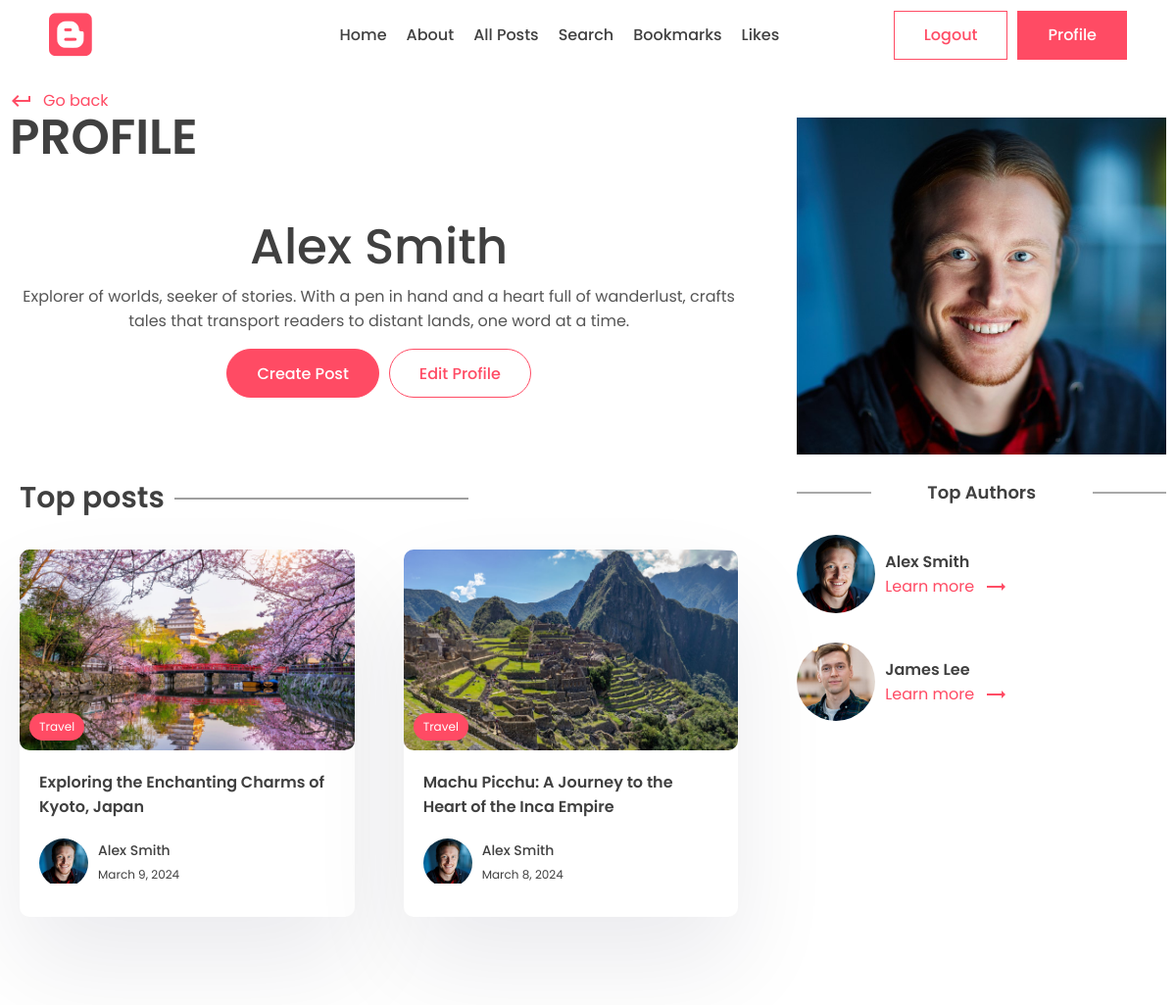
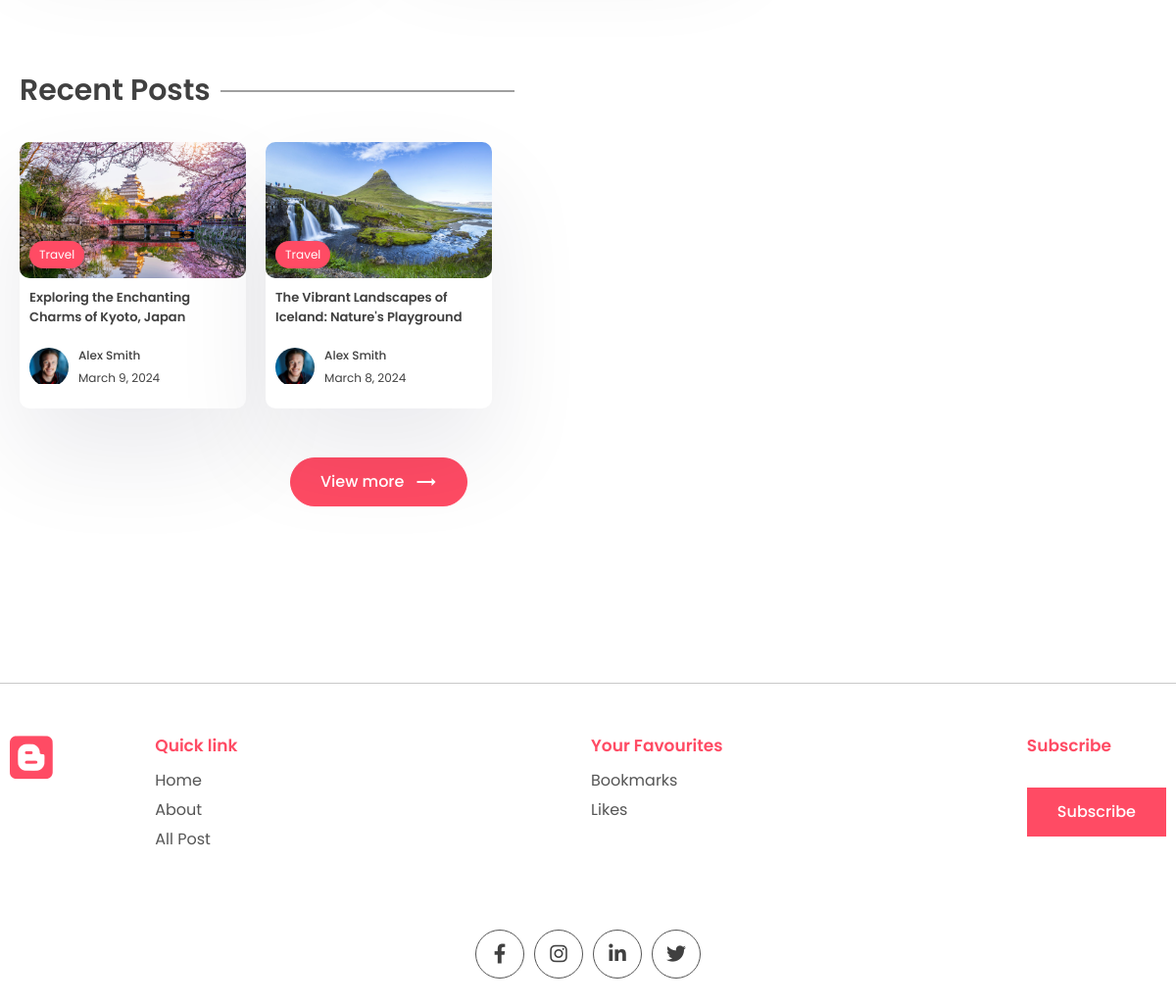
Page /accounts/profile/alex/ (signed in) on the committed database (2 pictures, top to bottom).
### accounts/models.py (models this page shows, shortened)
class Profile(models.Model):
    user = models.OneToOneField(User, on_delete=models.CASCADE)
    profile_image = models.ImageField(null=True, blank=True, upload_to="images/")
    slug = models.SlugField(max_length=200, unique=True)
    bio = models.CharField(null=True, blank=True, max_length=200)
    def full_name(self):
        return f'{self.user.first_name} {self.user.last_name}'

### posts/models.py (models this page shows, shortened)
class Post(models.Model):
    title = models.CharField(max_length=200)
    content = models.TextField()
    last_updated = models.DateTimeField(auto_now=True)
    slug = models.SlugField(max_length=200, unique=True)
    image = models.ImageField(null=True, blank=True, upload_to="images/")
    tags = models.ManyToManyField(Tag, blank=True, related_name='post')
    view_count = models.IntegerField(null=True, blank=True)
    is_featured = models.BooleanField(default=False)
    author = models.ForeignKey(User, on_delete=models.CASCADE, null=True, blank=True)
    bookmarks = models.ManyToManyField(User, related_name="bookmarks", default=None, blank=True)
    likes = models.ManyToManyField(User, related_name="likes", default=None, blank=True)

class Tag(models.Model):
    name = models.CharField(max_length=100)
    description = models.CharField(max_length=100)
    slug = models.SlugField(max_length=200, unique=True)

### accounts/views.py (the view)
# urls.py: path('profile/<slug:slug>/', views.profile, name='profile'),
@login_required
def profile(request, slug):
    posts = Post.objects.filter(author=request.user)
    top_posts = Post.objects.filter(author = request.user).order_by('-view_count')[0:2]
    recent_posts = Post.objects.filter(author = request.user).order_by('-last_updated')[0:2]
    top_authors = User.objects.annotate(number=Count('post')).order_by('-number')[0:2]
    context = {
        'user': request.user,
        'posts': posts,
        'top_posts': top_posts,
        'recent_posts': recent_posts,
        'top_authors':top_authors,
    }
    return render(request, 'accounts/profile.html', context)

### accounts/templates/accounts/profile.html (shortened to what this page needs)
{% extends "base.html" %}
{% load static %}
{% block content %}
    <main>
      <div class="container">
        <div class="layout">
          <div class="left">
            <div class="page-top">
              <div class="top flex">
                <div class="page-name">
                  <a href="#" class="learn" onclick="window.history.back()">
                    <span class="material-icons"> keyboard_return </span> Go
                    back
                  </a>
                  <h1>Profile</h1>
                </div>
              </div>
            </div>
            <center>
              <div class="typo">
                <h1 class="title">{{user.profile.full_name}}</h1>
                <p>
                  {{user.profile.bio}}
                </p>
              </div>
              <div class="action-btn-container">
                <div class="action-btn">
                  <a href="{% url 'create_post' %}" class="btn btn-primary rounded">Create Post</a>
                  <a href="{% url 'edit_profile' user.profile.slug %}" class="btn btn-secondary rounded">Edit Profile</a>
                </div>
              </div>
            </center>
            <section class="sp">
              <div class="container">
                <h1 class="sec-title">Top posts</h1>
                <div class="grid-2 blog">
                  {% for post in top_posts %}
                    <a href="{% url "post_page" post.slug %}">
                      <div class="card">
                        <div class="post-img">
                          <img src="{{post.image.url}}" alt="" />
                          <div class="tag">{{post.tags.all.0.name}}</div>
                        </div>
                        <div class="card-content">
                          <h3>
                            {{post.title}}
                          </h3>
                          <div class="author">
                            <div class="profile-pic">
                              {% if post.author.profile.profile_image %}
                              <img src="{{post.author.profile.profile_image.url}}" alt="" />
                              {% else %}
                              <img src="{% static "images/blank-profile.webp" %}" alt="blank Image">
                              {% endif %}
                            </div>
                            <div class="details">
                              <p>{{post.author.profile.full_name}}</p>
                              <small>{{post.last_updated|date}}</small>
                            </div>
                          </div>
                        </div>
                      </div>
                    </a>
                    {% empty %}
                    <p>Nothing to show here</p>
                  {% endfor %}
                </div>
              </div>
            </section>
            <section class="sp">
              <div class="container">
                <h1 class="sec-title">Recent Posts</h1>
                <div class="grid-3 blog-grid">
                  {% for post in recent_posts %}
                    <a href="{% url "post_page" post.slug %}">
                      <div class="card">
                        <div class="post-img">
                          <img src="{{post.image.url}}" alt="" />
                          <div class="tag">{{post.tags.all.0.name}}</div>
                        </div>
                        <div class="card-content">
                          <h3>
                            {{post.title}}
                          </h3>
                          <div class="author">
                            <div class="profile-pic">
                              {% if post.author.profile.profile_image %}
                              <img src="{{post.author.profile.profile_image.url}}" alt="" />
                              {% else %}
                              <img src="{% static "images/blank-profile.webp" %}" alt="blank Image">
                              {% endif %}
                            </div>
                            <div class="details">
                              <p>{{post.author.profile.full_name}}</p>
                              <small>{{post.last_updated|date}}</small>
                            </div>
                          </div>
                        </div>
                      </div>
                    </a>
                    {% empty %}
                    <p>Nothing to show here</p>
                  {% endfor %}
                </div>
                <center>
                  <a href="{% url "author_all_posts" user.profile.slug %}"><button class="btn btn-primary rounded view">
                  View more <span class="material-icons"> trending_flat </span>
                  </button></a>
                </center>
              </div>
            </section>
          </div>
          <div class="right">
            <div class="block">
              <div class="user-profile" style="margin-bottom:20px;">
                {% if user.profile.profile_image %}
                  <img src="{{ user.profile.profile_image.url }}" alt="Profile Image">
                {% else %}
                  <img src="{% static "images/blank-profile.webp" %}" alt="blank Image">
                {% endif %}
              </div>
              <h2 class="title2">Top Authors</h2>
              {% for author in top_authors %}
              <div class="recent-post other-author">
                <div class="rounded-img">
                  {% if author.profile.profile_image %}
                  <img src="{{author.profile.profile_image.url}}" alt="" />
                  {% else %}
                  <img src="{% static "images/blank-profile.webp" %}" alt="blank Image">
                  {% endif %}
                </div>
                <div class="recent-content">
                  <h3>
                    {{author.profile.full_name}}
                  </h3>
                  <a class="learn" href="{% url "author_page" author.profile.slug %}"
                    >Learn more
                    <span class="material-icons"> trending_flat </span></a
                  >
                </div>
              </div>
              {% endfor %}
            </div>
          </div>
        </div>
      </div>
    </main>
{% endblock content %}

### static/style.css (style rules this page uses)
* { margin: 0; padding: 0; box-sizing: border-box; text-decoration: none; border: none; outline: none; list-style: none; font-family: "Poppins", sans-serif; color: var(--black); }
:root { --red: #ff4b64; --dark-red: #dd4455; --black: #404040; --des: #555555; --shadow: #ffffff1a 0px 1px 1px 0px inset, #32325d40 0px 50px 100px -20px, #0000004d 0px 30px 60px -30px; --shadow2: rgba(17, 12, 46, 0.084) 0px 48px 100px 0px; }
html { font-size: 62.5%; }
[class*="grid"] { display: grid; }
img { width: 100%; }
.container { max-width: 1220px; margin: auto; padding: 0 10px; }
p, a { font-size: 1.6rem; color: var(--des); }
.btn { cursor: pointer; height: 5rem; padding: 0 3rem; font-size: 1.6rem; font-weight: 500; border: 1px solid var(--red); display: flex; align-items: center; justify-content: center; gap: 1rem; }
.btn span { color: white; }
.btn-primary { background: var(--red); color: white; }
.btn-secondary { background: transparent; color: var(--red); }
.rounded { border-radius: 5rem; }
.action-btn, .links { display: flex; align-items: center; gap: 1rem; }
.typo { width: 50%; margin-top: 5rem; }
.title { font-size: 5rem; font-weight: 500; }
.sp { padding: 8rem 0; }
.grid-2 { grid-template-columns: 1.3fr 1fr; align-items: center; }
.post-img { height: 40rem; width: 100%; overflow: hidden; border-radius: 1rem; }
.post-img img { height: 100%; object-fit: cover; object-position: center; }
.learn { display: flex; align-items: center; gap: 1rem; color: var(--red); margin-top: 2rem; }
.learn span { color: #ff4b64; }
.sec-title { font-size: 3rem; font-weight: 600; position: relative; width: fit-content; margin-bottom: 3rem; }
.sec-title::after { content: ""; position: absolute; right: -31rem; height: 1px; width: 30rem; background: var(--black); top: 50%; transform: translateY(-50%); }
.grid-3 { grid-template-columns: repeat(3, 1fr); gap: 5rem; }
.card { background: white; box-shadow: var(--shadow2); border-radius: 1rem; cursor: pointer; transition: 0.3s; }
.post-img { position: relative; }
.tag { position: absolute; bottom: 1rem; left: 1rem; background: var(--red); color: white; border-radius: 5rem; padding: 0.5rem 1rem; font-size: 1.2rem; }
.card-content { padding: 2rem; padding-bottom: 3rem; }
.card h3 { font-size: 1.6rem; font-weight: 600; }
.card .post-img { width: 100%; height: unset; aspect-ratio: 1/0.6; }
.author { display: flex; align-items: center; gap: 1rem; margin-top: 2rem; }
.profile-pic { width: 5rem; aspect-ratio: 1/1; border-radius: 50%; overflow: hidden; }
.author p { color: var(--black); font-weight: 500; font-size: 1.4rem; }
.author small { color: var(--black); font-size: 1.2rem; }
.view { margin-top: 5rem; }
.layout { display: flex; gap: 5rem; }
.left { width: 100%; height: 100%; }
.right { position: sticky; top: 70px; height: 100%; width: 50%; }
.page-name h1 { font-size: 5rem; text-transform: uppercase; font-weight: 600; line-height: 5rem; }
.flex { display: flex; align-items: flex-end; justify-content: space-between; }
.left .typo { width: 100%; }
.blog { grid-template-columns: 1fr 1fr; gap: 5rem; }
.title2 { position: relative; font-size: 1.8rem; text-align: center; font-weight: 600; margin-bottom: 3rem; }
.title2::before { content: ""; position: absolute; height: 1px; width: 20%; background: var(--des); left: 0; top: 50%; transform: translateY(-50%); }
.title2::after { content: ""; position: absolute; height: 1px; width: 20%; background: var(--des); right: 0; top: 50%; transform: translateY(-50%); }
.blog-grid { gap: 2rem; }
.blog-grid .card-content { padding: 1rem; padding-bottom: 2rem; }
.blog-grid .card h3 { font-size: 1.3rem; font-weight: 600; }
.blog-grid .profile-pic { width: 4rem; }
.blog-grid .author p { font-size: 1.2rem; }
.block { margin-top: 5rem; }
.rounded-img { width: 8rem; aspect-ratio: 1/1; overflow: hidden; border-radius: 50%; }
.rounded-img img { width: 100%; height: 100%; object-fit: cover; object-position: center; }
.recent-post { display: grid; align-items: center; gap: 1rem; margin-top: 3rem; grid-template-columns: auto 1fr; }
.recent-post .learn { margin-top: 0rem; }
.recent-post h3 { font-size: 1.6rem; font-weight: 600; }
.action-btn-container { margin-top: 16px; display: flex; justify-content: center; align-items: center; height: 100%; }

### rows in the picture
Post: image (picture), tags.all.0.name "Travel", title "Exploring the Enchanting Charms of Kyoto, Japan", author.profile.profile_image (picture), author.profile.full_name "Alex Smith", last_updated "March 9, 2024"
Post: image (picture), tags.all.0.name "Travel", title "Machu Picchu: A Journey to the Heart of the Inca Empire", author.profile.profile_image (picture), author.profile.full_name "Alex Smith", last_updated "March 8, 2024"
Post: image (picture), tags.all.0.name "Travel", title "The Vibrant Landscapes of Iceland: Nature's Playground", author.profile.profile_image (picture), author.profile.full_name "Alex Smith", last_updated "March 8, 2024"

### other values in the picture
{{ user.profile.full_name }} "Alex Smith"
{{ user.profile.bio }} "Explorer of worlds, seeker of stories. With a pen in hand and a heart full of wanderlust, crafts tales that transport readers to distant lands, one word at a time."
{{ author.profile.full_name }} "Alex Smith"
{{ author.profile.full_name }} "James Lee"
